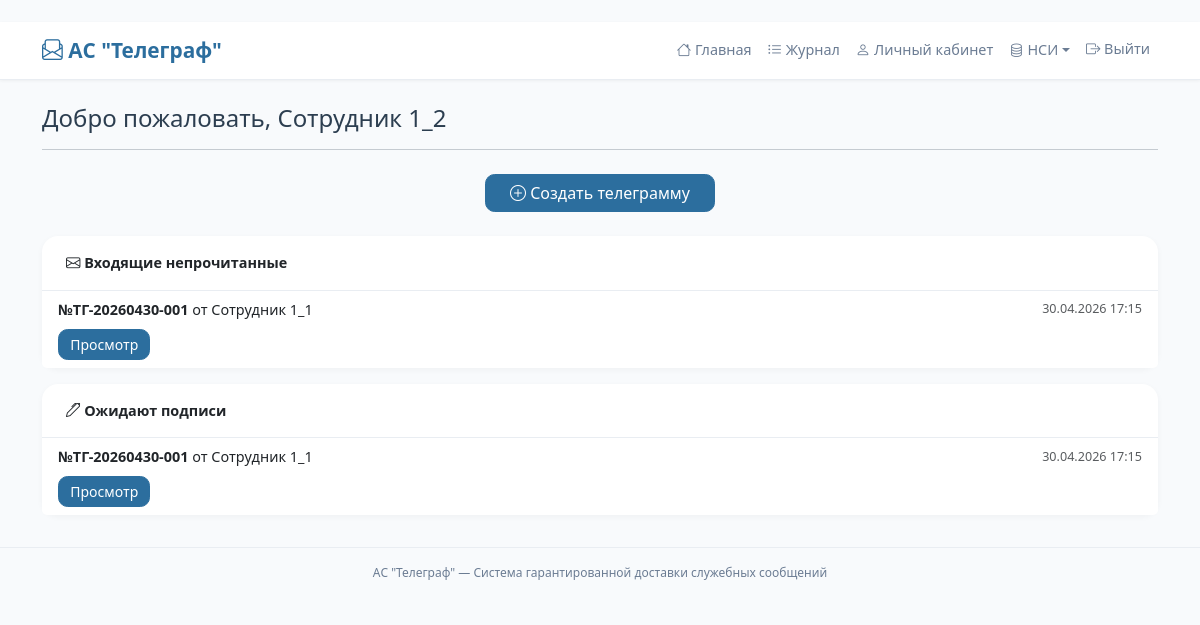
The app's page / (signed in) with its own data.
### core/models.py (models this page shows, shortened)
class User(AbstractUser):
    role = models.CharField(max_length=10, choices=Role.choices, default=Role.USER, verbose_name='Роль')
    full_name = models.CharField(max_length=255, verbose_name='Полное имя')
    phone = models.CharField(max_length=20, blank=True, null=True, verbose_name='Телефон')
    email = models.EmailField(blank=True, null=True, verbose_name='Email')
    department = models.ForeignKey(Department, on_delete=models.SET_NULL, null=True, blank=True, verbose_name='Подразделение')
    position = models.ForeignKey(Position, on_delete=models.SET_NULL, null=True, blank=True, verbose_name='Должность')

class TelegramRecipient(models.Model):
    class RecipientStatus(models.TextChoices):
        PENDING = 'PENDING', 'Ожидает'
        READ = 'READ', 'Прочитано'
        DELIVERED = 'DELIVERED', 'Доставлено оператором'  # опционально, если нужно
    DELIVERY_METHOD_CHOICES = [
        ('PHONE', 'По телефону'),
        ('FAX', 'По факсу'),
        ('COURIER', 'Экспедиция'),
    ]
    telegram = models.ForeignKey(Telegram, on_delete=models.CASCADE, related_name='recipients')
    user = models.ForeignKey(User, on_delete=models.CASCADE, verbose_name='Получатель')
    status = models.CharField(max_length=10, choices=RecipientStatus.choices, default=RecipientStatus.PENDING)
    read_at = models.DateTimeField(null=True, blank=True)
    delivered_at = models.DateTimeField(null=True, blank=True)
    delivery_method = models.CharField(max_length=10, choices=DELIVERY_METHOD_CHOICES, null=True, blank=True, verbose_name='Способ доставки')
    is_notified = models.BooleanField(default=False, verbose_name='Уведомлён оператором')
    last_notified_at = models.DateTimeField(null=True, blank=True, verbose_name='Дата последнего уведомления')
    class Meta:
        unique_together = ('telegram', 'user')
        verbose_name = 'Получатель телеграммы'
        verbose_name_plural = 'Получатели телеграмм'

class Telegram(models.Model):
    class Priority(models.TextChoices):
        NORMAL = 'NORMAL', 'Обычная'
        URGENT = 'URGENT', 'Срочная'
    class Status(models.TextChoices):
        SENT = 'SENT', 'Отправлена'
        READ = 'READ', 'Прочитана'
        SIGNED = 'SIGNED', 'Подписана'
    number = models.CharField(max_length=50, blank=True, null=True, verbose_name='Номер телеграммы')
    author = models.ForeignKey(User, on_delete=models.CASCADE, related_name='authored_telegrams', verbose_name='Автор')
    text = models.TextField(verbose_name='Текст телеграммы')
    created_at = models.DateTimeField(auto_now_add=True, verbose_name='Дата создания')
    status = models.CharField(max_length=10, choices=Status.choices, default=Status.SENT, verbose_name='Общий статус')
    priority = models.CharField(max_length=10, choices=Priority.choices, default=Priority.NORMAL, verbose_name='Приоритет')
    requires_approval = models.BooleanField(default=False, verbose_name='Требуется подпись')
    approvers = models.ManyToManyField(User, related_name='telegrams_to_approve', blank=True, verbose_name='Подписанты')
    is_signed = models.BooleanField(default=False, verbose_name='Подписана')
    signed_at = models.DateTimeField(null=True, blank=True, verbose_name='Дата подписи')
    signature = models.CharField(max_length=128, blank=True, null=True, verbose_name='Электронная подпись')   # <-- добавлено

### core/views.py (the view)
# urls.py: path('', views.home, name='home'),
@never_cache
def home(request):
    if request.user.is_authenticated:
        return home_authenticated(request)
    else:
        admins = User.objects.filter(role='ADMIN', is_active=True)
        return render(request, 'core/home_unauthenticated.html', {'admins': admins})

### core/views.py (called while the page is built)
@never_cache
@login_required
def home_authenticated(request):
    user = request.user
    incoming_unread = TelegramRecipient.objects.filter(
        user=user,
        status='PENDING',
        telegram__status__in=[Telegram.Status.SENT, Telegram.Status.SIGNED]
    ).select_related('telegram').order_by('-telegram__created_at')
    pending_signature = Telegram.objects.filter(
        approvers=user,
        requires_approval=True,
        is_signed=False
    ).order_by('-created_at')
    return render(request, 'core/home_authenticated.html', {
        'incoming_unread': incoming_unread,
        'pending_signature': pending_signature,
    })

### core/templates/core/home_authenticated.html (shortened to what this page needs)
﻿{% extends 'base.html' %}
{% block content %}
<div class="d-flex justify-content-between align-items-center mb-3">
    <div>
        <h2 class="h4 mb-0">Добро пожаловать, {{ request.user.full_name|default:request.user.username }}</h2>
    </div>
</div>
<hr>
<div class="text-center my-4">
    <a href="{% url 'create_telegram_page' %}" class="btn btn-primary px-4">
        <i class="bi bi-plus-circle"></i> Создать телеграмму
    </a>
</div>
<div class="card mb-3">
    <div class="card-header">
        <i class="bi bi-envelope"></i> Входящие непрочитанные
    </div>
    <div class="list-group list-group-flush">
        {% for recipient in incoming_unread %}
        <div class="list-group-item">
            <div class="d-flex justify-content-between align-items-center">
                <div>
                    <strong>№{{ recipient.telegram.number|default:"—" }}</strong>
                    от {{ recipient.telegram.author.full_name|default:recipient.telegram.author.username }}
                </div>
                <small class="text-muted">{{ recipient.telegram.created_at|date:"d.m.Y H:i" }}</small>
            </div>
            <div class="mt-2">
                <a href="{% url 'view_telegram' recipient.telegram.id %}" class="btn btn-sm btn-primary">Просмотр</a>
            </div>
        </div>
        {% empty %}
        <div class="list-group-item text-muted text-center">Нет непрочитанных телеграмм</div>
        {% endfor %}
    </div>
</div>
<div class="card">
    <div class="card-header">
        <i class="bi bi-pen"></i> Ожидают подписи
    </div>
    <div class="list-group list-group-flush">
        {% for telegram in pending_signature %}
        <div class="list-group-item">
            <div class="d-flex justify-content-between align-items-center">
                <div>
                    <strong>№{{ telegram.number|default:"—" }}</strong>
                    от {{ telegram.author.full_name|default:telegram.author.username }}
                </div>
                <small class="text-muted">{{ telegram.created_at|date:"d.m.Y H:i" }}</small>
            </div>
            <div class="mt-2">
                <a href="{% url 'view_telegram' telegram.id %}" class="btn btn-sm btn-primary">Просмотр</a>
            </div>
        </div>
        {% empty %}
        <div class="list-group-item text-muted text-center">Нет телеграмм, ожидающих подписи</div>
        {% endfor %}
    </div>
</div>
{% endblock %}

### core/templates/base.html (style rules this page uses)
:root { --primary: #2c6e9e; --primary-light: #e1edf7; --primary-dark: #1a5270; --bg-light: #f8fafc; --card-white: #ffffff; --border-light: #e9edf2; --text-dark: #2c3e50; --text-muted: #6b7c93; --hover-gray: #f1f5f9; }
body { background-color: var(--bg-light); font-family: 'Segoe UI', 'Roboto', system-ui, sans-serif; color: var(--text-dark); font-size: 0.9rem; }
.card { border: none; border-radius: 1rem; background-color: var(--card-white); box-shadow: 0 2px 6px rgba(0,0,0,0.04); margin-bottom: 1.5rem; }
.card-header { background-color: transparent; border-bottom: 1px solid var(--border-light); font-weight: 600; padding: 1rem 1.5rem; }
.btn { border-radius: 0.6rem; font-weight: 500; padding: 0.4rem 1.2rem; }
.btn-sm { padding: 0.25rem 0.7rem; }
.btn-primary { background-color: var(--primary); border-color: var(--primary); }

### records on screen
User: user.full_name "Сотрудник 1_2"
TelegramRecipient: telegram.number "ТГ-20260430-001", telegram.author.full_name "Сотрудник 1_1", telegram.created_at "30.04.2026 17:15"
Telegram: number "ТГ-20260430-001", author.full_name "Сотрудник 1_1", created_at "30.04.2026 17:15"
